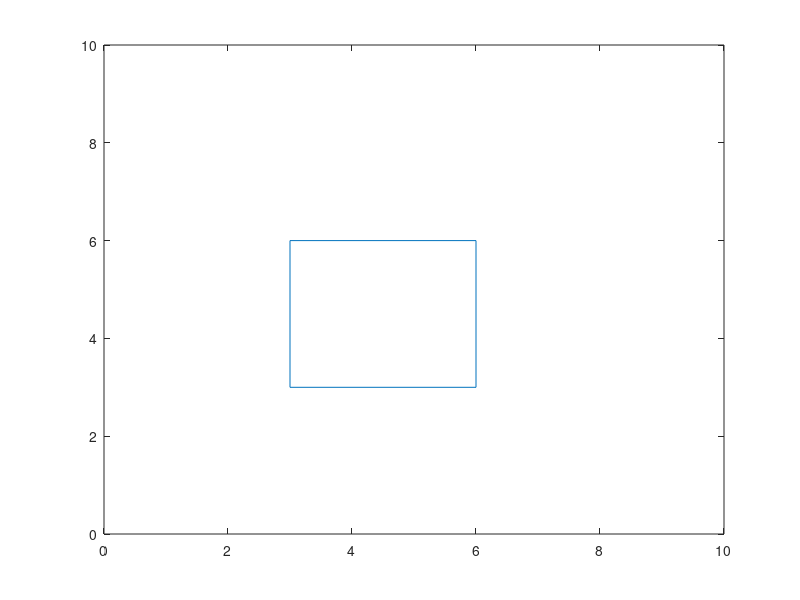
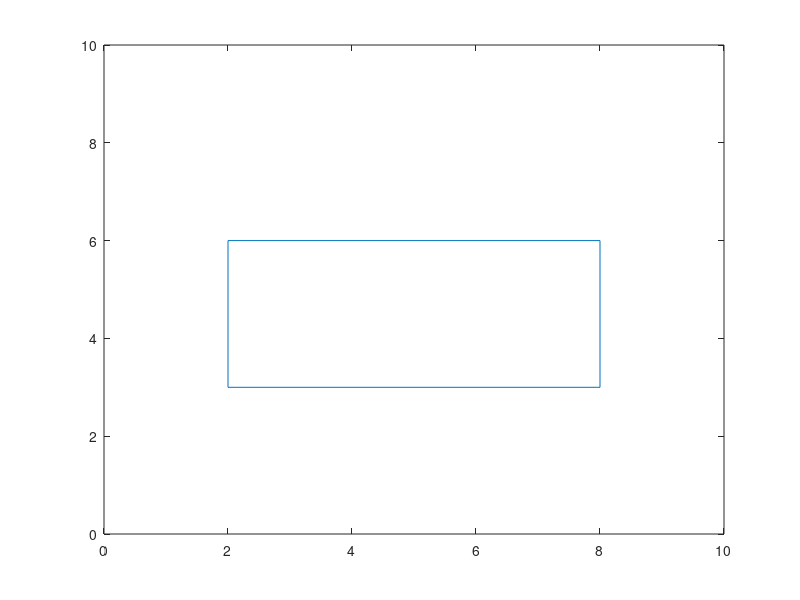
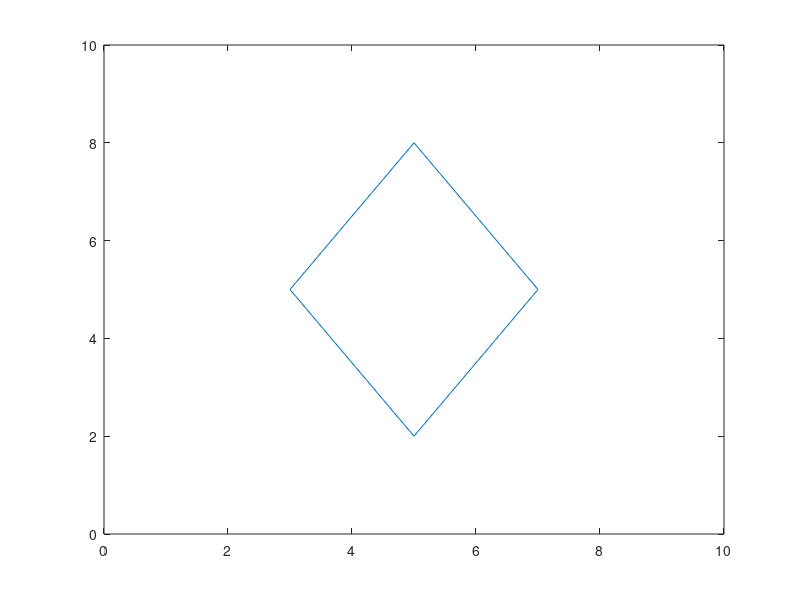
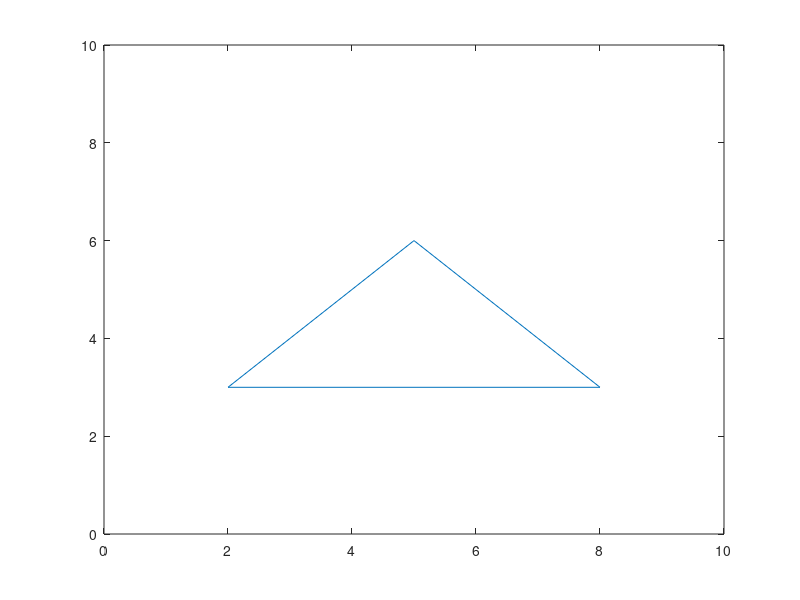

MATLAB code for these plots, in order:
clc
close all
clear all

%Square
x = [3,6,6,3,3];
y = [3,3,6,6,3];
figure
plot(x,y);
axis([0 10 0 10])

%Rectangle
x = [2,8,8,2,2];
y = [3,3,6,6,3];
figure
plot(x,y);
axis([0 10 0 10])

%Rhombus
x = [3,5,7,5,3];
y = [5,2,5,8,5];
figure
plot(x,y);
axis([0 10 0 10])

%Triangle
x = [2,8,5,2];
y = [3,3,6,3];
figure
plot(x,y);
axis([0 10 0 10])
